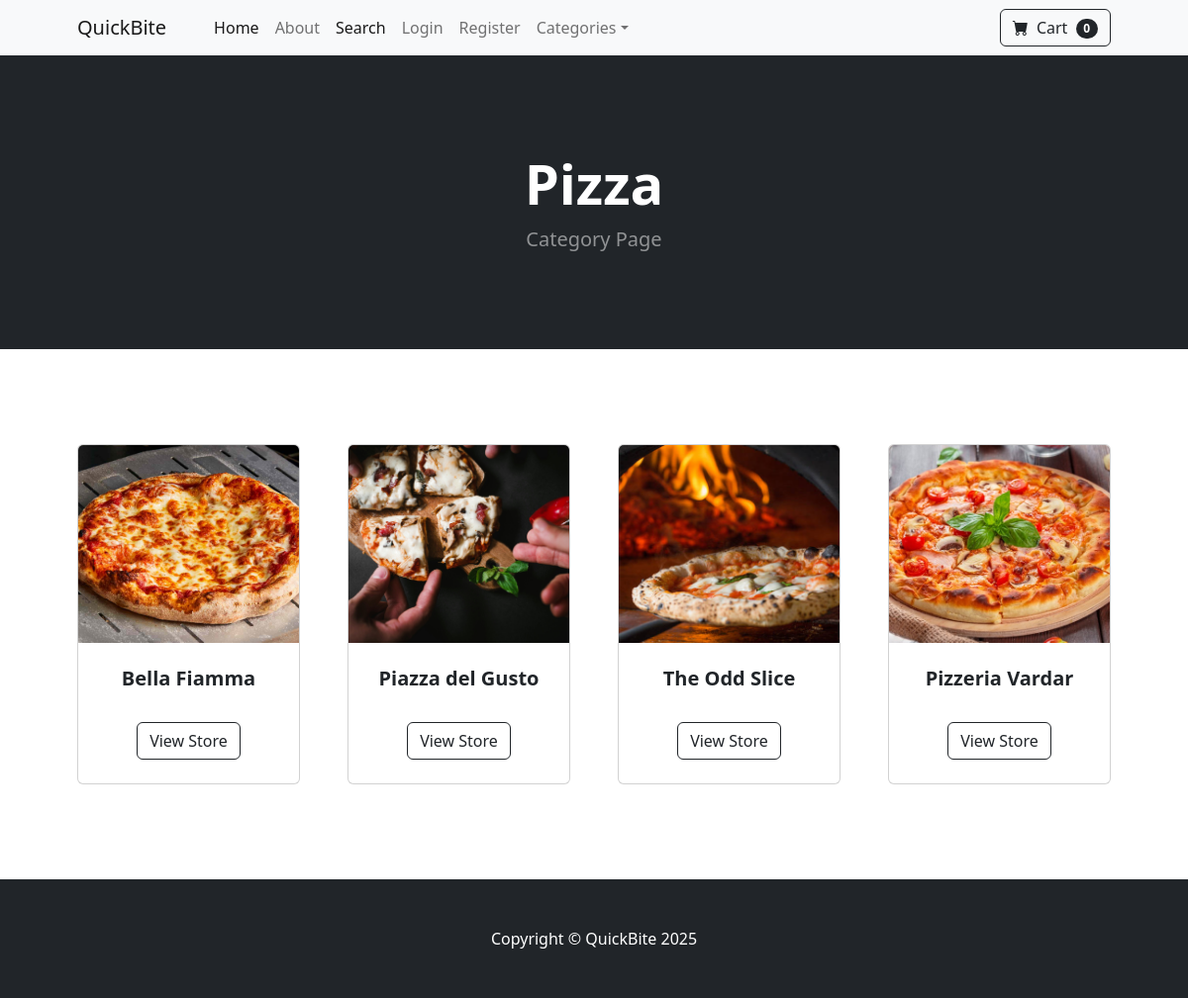
/category/Pizza, run on the app's committed database.
### Food_Order_App/models.py (models this page shows, shortened)
class Category(models.Model):
    name = models.CharField(max_length=50)
    def __str__(self):
        return self.name
    class Meta:
        verbose_name_plural = 'categories'

class Store(models.Model):
    name = models.CharField(max_length=100)
    address = models.CharField(max_length=200)
    image = models.ImageField(upload_to='uploads/store/')
    description = models.TextField(blank=True, null=True)
    category = models.ForeignKey(Category, on_delete=models.SET_NULL, null=True, blank=True)
    products = models.ManyToManyField(Product, blank=True, related_name='stores', default=None)

### Food_Order_App/views.py (the view)
# urls.py: path("category/<str:foo>" , views.category, name = 'category'),
def category(request, foo):
    foo = foo.replace('-', ' ')
    try:
        category = Category.objects.get(name=foo)
        products = Product.objects.filter(category=category)
        stores = Store.objects.filter(category=category)
        return render(request, 'category.html', {'products':products, 'category':category, 'stores':stores})
    except:
        messages.success(request, ("That category does not exist"))
        return redirect('home')

### cart/cart.py (called while the page is built)
    def __len__(self):
        return len(self.cart)

### cart/context_proccesors.py (called while the page is built)
def cart(request):
    return {'cart':Cart(request)}

### Food_Order_App/templates/category.html (shortened to what this page needs)
{% extends 'base.html' %}
{% load static %}
    {% block content %}
        <header class="bg-dark py-5">
            <div class="container px-4 px-lg-5 my-5">
                <div class="text-center text-white">
                    <h1 class="display-4 fw-bolder">{{ category }}</h1>
                    <p class="lead fw-normal text-white-50 mb-0">Category Page</p>
                </div>
            </div>
        </header>
        <section class="py-5">
            <div class="container px-4 px-lg-5 mt-5">
                <div class="row gx-4 gx-lg-5 row-cols-2 row-cols-md-3 row-cols-xl-4 justify-content-center">
                   {% for store in stores %}
                    <div class="col mb-5">
                        <div class="card h-100">
                            <img class="card-img-top" src="{{store.image.url}}" alt=""
                                style="height: 200px; object-fit: cover; width: 100%;"
                            />
                            <div class="card-body p-4">
                                <div class="text-center">
                                    <h5 class="fw-bolder">{{store.name}}</h5>
                                </div>
                            </div>
                            <div class="card-footer p-4 pt-0 border-top-0 bg-transparent">
                                <div class="text-center"><a class="btn btn-outline-dark mt-auto" href="{% url 'store' store.id %}">View Store</a></div>
                            </div>
                        </div>
                    </div>
                    {% endfor %}
                </div>
            </div>
        </section>
       {% endblock %}

### data on the page
Category: name "Pizza"
Store: image (picture), name "Bella Fiamma"
Store: image (picture), name "Piazza del Gusto"
Store: image (picture), name "The Odd Slice"
Store: image (picture), name "Pizzeria Vardar"

### other printed values
{{ cart|length }} "0"
